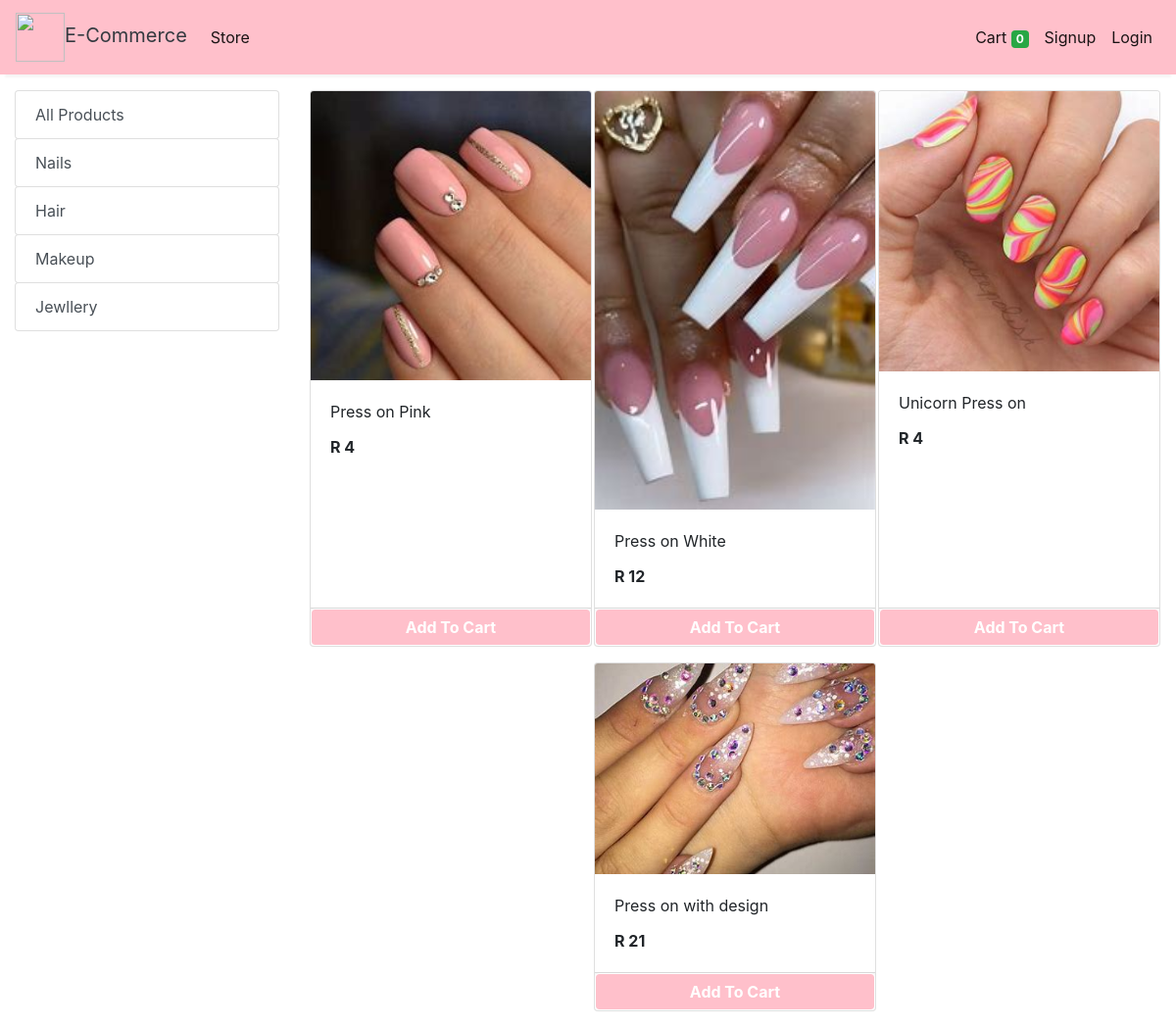
The page /store?category=37 on the database its author committed.
### store/models/category.py (models this page shows, shortened)
class Category(models.Model):
    name= models.CharField(max_length=50)
    @staticmethod
    def get_all_categories():
        return Category.objects.all()

### store/models/product.py (models this page shows, shortened)
class Products(models.Model):
    name = models.CharField(max_length=60)
    price= models.IntegerField(default=0)
    category= models.ForeignKey(Category,on_delete=models.CASCADE,default=1 )
    description= models.CharField(max_length=250, default='', blank=True, null= True)
    image= models.ImageField(upload_to='uploads/products/')
    @staticmethod
    def get_all_products_by_categoryid(category_id):
        if category_id:
            return Products.objects.filter (category=category_id)
        else:
            return Products.get_all_products();

### store/views/home.py (the view)
# urls.py: path('' , include('store.urls'))
def store(request):
    cart = request.session.get('cart')
    if not cart:
        request.session['cart'] = {}
    products = None
    categories = Category.get_all_categories()
    categoryID = request.GET.get('category')
    if categoryID:
        products = Products.get_all_products_by_categoryid(categoryID)
    else:
        products = Products.get_all_products();
    data = {}
    data['products'] = products
    data['categories'] = categories
    print('you are : ', request.session.get('email'))
    return render(request, 'index.html', data)

### store/templatetags/cart.py (called while the page is built)
@register.filter (name='is_in_cart')
def is_in_cart(product, cart):
    keys = cart.keys ()
    for id in keys:
        if int (id) == product.id:
            return True
    return False;

### store/templatetags/custom_filter.py (called while the page is built)
@register.filter(name='currency')
def currency(number):
    return "R "+str(number)

### store/templates/index.html (shortened to what this page needs)
{% extends 'base.html' %}
{% block content %}
{% load cart %}
{% load custom_filter %}
<div class="container-fluid mt-3">
	<div class="row">
		<div class="col-lg-3 mx-auto">
			<div class="list-group">
				<a href="/" class="list-group-item list-group-item-action btn btn-outline-success">All Products</a>
				{% for category in categories %}
				<a href="/?category={{category.id}}"
					class="list-group-item list-group-item-action btn btn-outline-success ">{{category.name}}</a>
				{% endfor %}
			</div>
		</div>
		<div id='products' class="col-lg-9 mx-auto">
			<div class="row mx-auto">
				{% for product in products %}
				<div class="card mx-auto mb-3" id={{product.id}} style="width: 18rem;">
					<img class="card-img-top" src="{{product.image.url}}" alt="Card image cap">
					<div class="card-body">
						<p class="card-title">{{product.name}}</p>
						<p class="card-text"><b>{{product.price|currency}}</b></p>
					</div>
					<div class="card-footer p-0 no-gutters">
						{% if product|is_in_cart:request.session.cart %}
						<div class="row no-gutters">
							<form action="/#{{product.id}}" class="col-2 " method="post">
								{% csrf_token %}
								<input hidden type="text" name='product' value='{{product.id}}'>
								<input hidden type="text" name='remove' value='True'>
								<input type="submit" value=" - " class="btn btn-block btn-success border-right">
							</form>
							<div class="text-center col btn btn-success">{{product|cart_quantity:request.session.cart}} in Cart</div>
							<form action="/#{{product.id}}" class="col-2 " method="post">
								{% csrf_token %}
								<input hidden type="text" name='product' value='{{product.id}}'>
								<input type="submit" value=" + " class="btn btn-block btn-success border-left">
							</form>
						</div>
						{% else %}
						<form action="/#{{product.id}}" method="POST" class="btn-block">
							<input type="submit" class="float-right btn btn-success form-control" style="background-color:pink;border-color: white;font-weight: bolder;"
                    value="Add To Cart">
						</form>
						{% endif %}
					</div>
				</div>
				{% endfor %}
			</div>
		</div>
	</div>
</div>
{% endblock %}

### rows shown on the page
Category: name "Nails"
Category: name "Hair"
Category: name "Makeup"
Category: name "Jewllery"
Products: image (picture), name "Press on Pink", price "R 4"
Products: image (picture), name "Press on White", price "R 12"
Products: image (picture), name "Unicorn Press on", price "R 4"
Products: image (picture), name "Press on with design", price "R 21"

### other values the page prints
{{ request.session.cart.keys|length }} "0"
